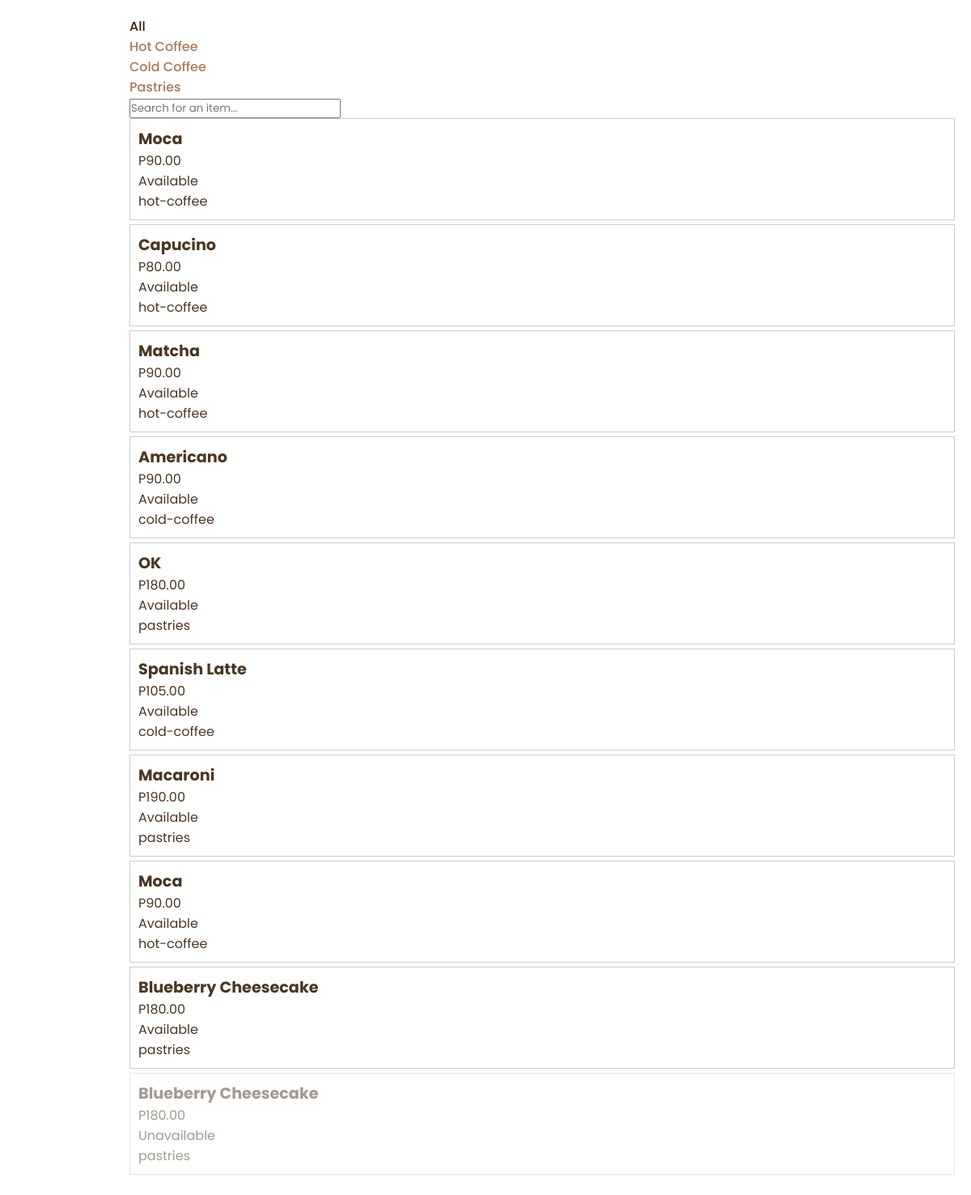
The page /purchase (signed in) on the database its author committed.
### tables this page shows
CREATE TABLE products (
                id INTEGER PRIMARY KEY AUTOINCREMENT,
                name TEXT NOT NULL,
                price DECIMAL(10, 2) NOT NULL,
                is_available BOOLEAN DEFAULT 1,
                category TEXT NOT NULL,
                is_deleted BOOLEAN DEFAULT 0
            );

### app.py (the view, shortened to what this page needs)
@app.route("/")
@app.route("/home")
@app.route("/purchase", methods=["GET", "POST"])
@login_required
def purchase():
    return getProducts()

### app.py (called while the page is built)
@app.before_request
def setup():
    init_db(DB)

### auth.py (called while the page is built)
def login_required(f):
    @wraps(f)
    def decorated(*args, **kwargs):
        if "user" not in session:
            return redirect(url_for("login"))
        return f(*args, **kwargs)
    return decorated

### templates/purchase.html (shortened to what this page needs)
{% extends 'layout.html' %}
{% block content %}
<link rel="stylesheet" href="{{ url_for('static', filename='css/purchase.css') }}">
<link rel="stylesheet" href="{{ url_for('static', filename='css/receipt.css') }}">
<section>
    <div>
        <div class="purchase">
            <div id="category-container">
                <ul class="categories">
                    <li class="{% if selected_category == 'all' %}active{% endif %}" data-category="all">
                        <a href="#" onclick="setCategory('all')">All</a>
                    </li>
                    <li class="{% if selected_category == 'hot-coffee' %}active{% endif %}" data-category="hot-coffee">
                        <a href="#" onclick="setCategory('hot-coffee')">Hot Coffee</a>
                    </li>
                    <li class="{% if selected_category == 'cold-coffee' %}active{% endif %}" data-category="cold-coffee">
                        <a href="#" onclick="setCategory('cold-coffee')">Cold Coffee</a>
                    </li>
                    <li class="{% if selected_category == 'pastries' %}active{% endif %}" data-category="pastries">
                        <a href="#" onclick="setCategory('pastries')">Pastries</a>
                    </li>
                </ul>
            </div>
            <div>
                <input type="text" name="search-bar" id="search-query" placeholder="Search for an item...">
            </div>
            <ul id="product-list">
                {% for product in products %}
                    {% if product['name'] %}
                    <li
                        class="product-item{% if not product['is_available'] %} unavailable{% endif %}"
                        data-id="{{ product['id'] }}"
                        data-name="{{ product['name']|replace("'", "\\'")|replace('\\', '\\\\') }}"
                        data-price="{{ product['price'] }}"
                        data-category="{{ product['category']|replace("'", "\\'")|replace('\\', '\\\\') }}"
                        data-available="{{ 'true' if product['is_available'] else 'false' }}"
                    >
                        <h4>{{ product['name'] }}</h4>
                        <p>P{{ '%.2f'|format(product['price']) }}</p>
                        <p>{{ "Available" if product['is_available'] else "Unavailable" }}</p>
                        <p>{{ product['category'] }}</p>
                    </li>
                    {% endif %}
                {% endfor %}
            </ul>
        </div>
    </div>
</section>
{% endblock %}

### static/css/layout.css (style rules this page uses)
:root { --dark: #28282B; --light: #fff; --brown-light: #a67b5b; --brown-ver1: #4b3621; --brown-ver2: #6f4e37; --brown-ver3: #382206; --fs-xxxl: 2.2rem; --fs-xxl: 2rem; --fs-xl: 1.6rem; --fs-l: 1.4rem; --fs-m: 1.2rem; --fs-s: 1.14rem; --fs-xs: .975rem; --fs-xxs: 0.875rem; --fs-xxxs: 0.75rem; --primary-font: 'Poppins', sans-serif; --trans-duration-default: .27s; --shadow-default: rgba(0, 0, 0, 0.068) 0px 2px 3px 0px, rgba(0, 0, 0, 0.408) 0px 0px 0px .06rem; --shadow-hover: 0 10px 20px rgba(0,0,0,0.19), 0 6px 6px rgba(0, 0, 0, 0.312); --shadow-material: 0 1px 3px rgba(0,0,0,0.12), 0 1px 2px rgba(0,0,0,0.24); }
* { box-sizing: border-box; padding: 0; margin: 0; font-family: var(--primary-font); color: var(--brown-ver1); }
h4 { font-size: var(--fs-m); }
a { text-decoration: none; }
ul > li { list-style: none; }
.categories a { color: var(--brown-light); font-weight: 500; }
.categories .active a { color: var(--brown-ver3); }
li.product-item { cursor: pointer; padding: 10px; border: 1px solid #ccc; margin-bottom: 5px; }

### static/css/purchase.css (style rules this page uses)
.product-item.unavailable { opacity: 0.5; pointer-events: none; cursor: not-allowed; }

### rows shown on the page
products: name "Moca", price "90.00", is_available "Available", category "hot-coffee"
products: name "Capucino", price "80.00", is_available "Available", category "hot-coffee"
products: name "Matcha", price "90.00", is_available "Available", category "hot-coffee"
products: name "Americano", price "90.00", is_available "Available", category "cold-coffee"
products: name "OK", price "180.00", is_available "Available", category "pastries"
products: name "Spanish Latte", price "105.00", is_available "Available", category "cold-coffee"
products: name "Macaroni", price "190.00", is_available "Available", category "pastries"
products: name "Moca", price "90.00", is_available "Available", category "hot-coffee"
products: name "Blueberry Cheesecake", price "180.00", is_available "Available", category "pastries"
products: name "Blueberry Cheesecake", price "180.00", is_available "Unavailable", category "pastries"
